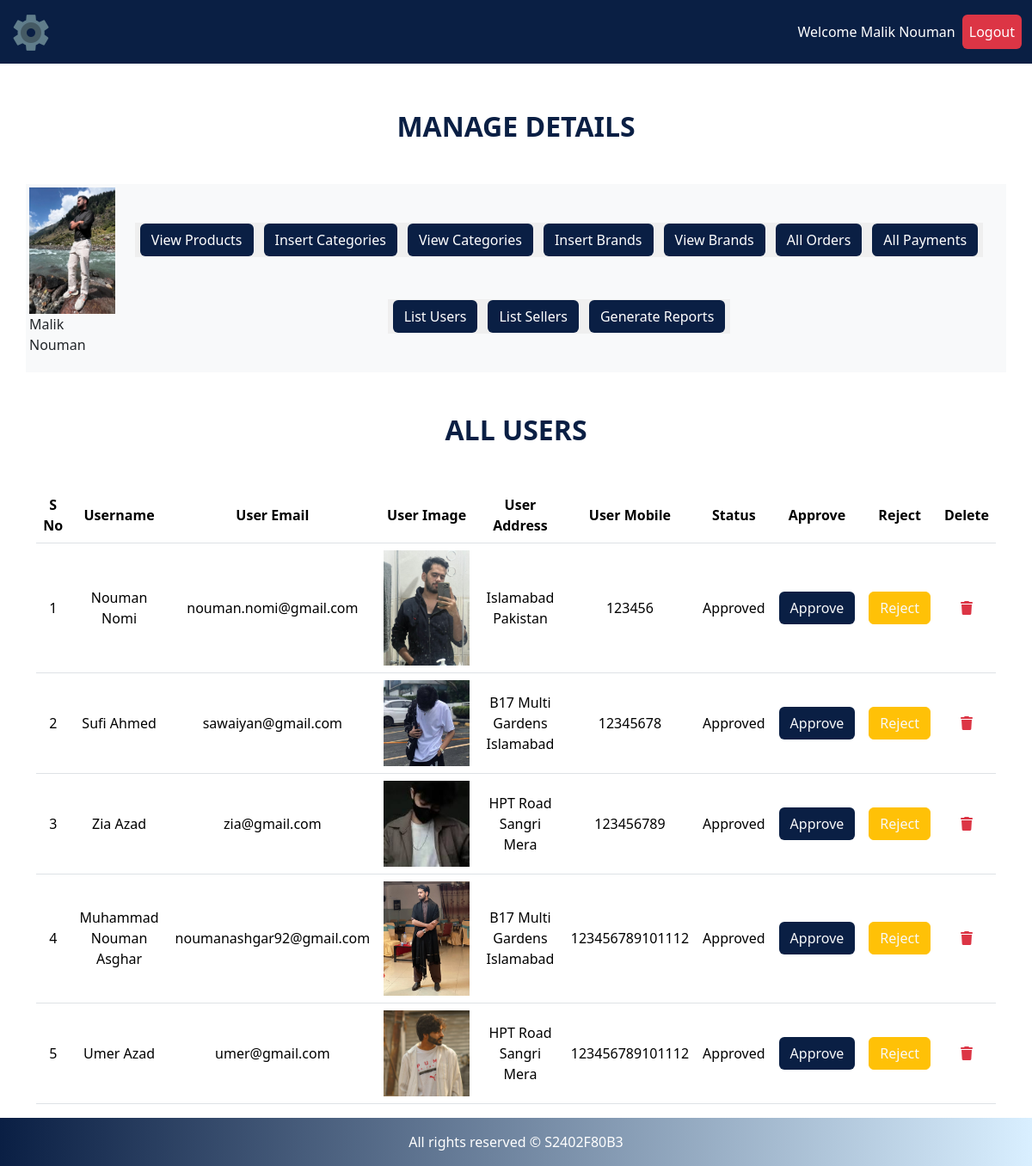
The page /admin/index.php?list_users (signed in) on the database its author committed.
### tables this page shows
CREATE TABLE `users` (
  `user_id` int(11) NOT NULL,
  `username` varchar(100) NOT NULL,
  `user_email` varchar(100) NOT NULL,
  `user_password` varchar(255) NOT NULL,
  `user_image` varchar(255) NOT NULL,
  `user_ip` varchar(100) NOT NULL,
  `user_address` varchar(255) NOT NULL,
  `user_mobile` varchar(20) NOT NULL,
  `status` enum('pending','approved','rejected','') NOT NULL
);

### admin/list_users.php (the view, shortened to what this page needs)
<h2 style="color: #0A1F44; font-weight: 800" class="text-center my-5">ALL USERS</h2>
<div class="container">
    <div class="row">
        <table class="table text-center">
        <thead>
            <tr>
              <th scope="col">S No</th>
              <th scope="col">Username</th>
              <th scope="col">User Email</th>
              <th scope="col">User Image</th>
              <th scope="col">User Address</th>
              <th scope="col">User Mobile</th>
              <th scope="col">Status</th>
              <th scope="col">Approve</th>
              <th scope="col">Reject</th>
              <th scope="col">Delete</th>
            </tr>
          </thead>
          <tbody>
          <?php
          $number = 0;
          $get_products = "SELECT * FROM `users`";
          $result = mysqli_query($conn, $get_products);
          while($row = mysqli_fetch_assoc($result)){
            $user_id  = $row['user_id'];
            $username = $row['username'];
            $user_email = $row['user_email'];
            $user_image	 = $row['user_image'];
            $user_address = $row['user_address'];
            $user_mobile = $row['user_mobile'];
            $status = $row['status'];
            $number++;
            ?>
            <tr>
                <td><?php echo $number; ?></td>
                <td><?php echo $username; ?></td>
                <td><?php echo $user_email; ?></td>
                <td><?php echo "<img class='product-img' src='../users/user_images/$user_image'>"; ?></td>
                <td><?php echo $user_address; ?></td>
                <td><?php echo $user_mobile; ?></td>
                <td><?php echo ucfirst($status); ?></td>
                <td><a href="index.php?approve_user=<?php echo $user_id; ?>" class="text-warning"><button class="btn btn-panel text-light">Approve</button></a></td>
                <td>
                    <a href="index.php?reject_user=<?php echo $user_id; ?>" class="text-light"><button class="btn btn-warning text-light">Reject</button></a>
                </td>
                <td>
                <a href="#" class="text-danger" data-bs-toggle="modal" data-bs-target="#deleteModal<?php echo $user_id; ?>">
                  <i class="fa-solid fa-trash"></i>
                </a>
                </td>
            </tr>
        <?php
          }
          ?>
          </tbody>
        </table>
    </div>
</div>

### admin/index.php (shortened to what this page needs)
<?php
include("../functions/common_functions.php");
?>
<!DOCTYPE html>
<html lang="en">
<head>
    <link href="https://cdn.jsdelivr.net/npm/bootstrap@5.3.3/dist/css/bootstrap.min.css" rel="stylesheet">
    <link rel="stylesheet" href="assets/style.css">
    <link rel="stylesheet" href="https://cdnjs.cloudflare.com/ajax/libs/font-awesome/6.6.0/css/all.min.css"
 />
</head>
<body>
<div class="container-fluid">
  <nav class="navbar navbar-expand navbar-dark bg-dark upper-nav fixed-top">
    <div class="container-fluid">
      <a class="navbar-brand" href="../index.php"><img src="assets/favicon.png" alt=""></a>
      <ul class="navbar-nav mb-2 mb-lg-0 ms-auto">
      <li class="nav-item">
          <a class="nav-link active" aria-current="page" href="#">Welcome
            <?php
            echo $_SESSION['admin_name']; ?>
         </a>
      </li>
        <li class="nav-item">
          <a class="nav-link active btn btn-outline-danger" aria-current="page" href="../logout.php">Logout</a>
        </li>
      </ul>
    </div>
  </nav>
</div>
<div class="container-fluid main-body">
<h2 style="color: #0A1F44; font-weight: 800" class="text-center my-5">MANAGE DETAILS</h2>
<div class="container">
    <div class="row">
        <div class="col-lg-12 bg-light p-1 d-flex">
            <div>
                <a href="index.php">
                <?php
                  $admin = $_SESSION['admin_email'];
                  $select_admin = "SELECT * FROM `admins` where admin_email = '$admin'";
                  $result_admin = mysqli_query($conn, $select_admin);
                  $row_admin = mysqli_fetch_assoc($result_admin);
                  $admin_pic = $row_admin['admin_image'];
                  $admin_name = $row_admin['admin_name'];
                  ?>
                    <img src="admin_images/<?php echo $admin_pic; ?>" alt="" class="admin-image">
                </a>
                <p><?php echo $admin_name; ?></p>
            </div>
            <div class="button text-center p-3 d-flex justify-content-center align-items-center flex-wrap">
                <button>
                    <a href="index.php?view_products" class="btn text-white btn-panel">View Products</a>
                </button>
                <button>
                    <a href="index.php?insert_category" class="btn text-white btn-panel">Insert Categories</a>
                </button>
                <button>
                    <a href="index.php?view_categories" class="btn text-white btn-panel">View Categories</a>
                </button>
                <button>
                    <a href="index.php?insert_brands" class="btn text-white btn-panel">Insert Brands</a>
                </button>
                <button>
                    <a href="index.php?view_brands" class="btn text-white btn-panel">View Brands</a>
                </button>
                <button>
                    <a href="index.php?list_orders" class="btn text-white btn-panel">All Orders</a>
                </button>
                <button>
                    <a href="index.php?list_payments" class="btn text-white btn-panel">All Payments</a>
                </button>
                <button>
                    <a href="index.php?list_users" class="btn text-white btn-panel">List Users</a>
                </button>
                <button>
                    <a href="index.php?list_sellers" class="btn text-white btn-panel">List Sellers</a>
                </button>
                <button>
                    <a href="index.php?generate_reports" class="btn text-white btn-panel">Generate Reports</a>
                </button>
            </div>
        </div>
    </div>
</div>
<div class="container">
<?php
 if(isset($_GET["list_users"])){
    include("list_users.php");
 }
 ?>
</div>
</div>
<?php
include("includes/footer.php")
?>

### admin/assets/style.css (style rules this page uses)
body { padding-top: 80px; }
.bg-dark { --bs-bg-opacity: 1; background-color: #0A1F44 !important; }
.navbar-brand img { max-width: 100%; height: auto; }
.main-body { min-height: 87vh; }
.upper-nav { border-bottom: 2px solid white; }
.admin-image { width: 100px; object-fit: contain; }
.btn-panel { background-color: #0A1F44; }
button { border: none; }
.product-img { width: 100px; object-fit: contain; }
td, th { vertical-align: middle; }

### rows shown on the page
users: username "Nouman Nomi", user_email "nouman.nomi@gmail.com", user_image (picture), user_address "Islamabad Pakistan", user_mobile "123456", status "Approved"
users: username "Sufi Ahmed", user_email "sawaiyan@gmail.com", user_image (picture), user_address "B17 Multi Gardens Islamabad", user_mobile "12345678", status "Approved"
users: username "Zia Azad", user_email "zia@gmail.com", user_image (picture), user_address "HPT Road Sangri Mera", user_mobile "123456789", status "Approved"
users: username "Muhammad Nouman Asghar", user_email "noumanashgar92@gmail.com", user_image (picture), user_address "B17 Multi Gardens Islamabad", user_mobile "123456789101112", status "Approved"
users: username "Umer Azad", user_email "umer@gmail.com", user_image (picture), user_address "HPT Road Sangri Mera", user_mobile "123456789101112", status "Approved"

### other values the page prints
$_SESSION['admin_name'] "Malik Nouman"
$admin_name "Malik Nouman"
